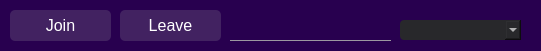
     <widget class="QFrame" name="frameGM">
      <property name="geometry">
       <rect>
        <x>40</x>
        <y>20</y>
        <width>541</width>
        <height>51</height>
       </rect>
      </property>
      <property name="styleSheet">
       <string notr="true">QFrame {
    background-color: #28004F; /* Use an even darker shade of purple */
    border-radius: 10px;
}</string>
      </property>
      <property name="frameShape">
       <enum>QFrame::StyledPanel</enum>
      </property>
      <property name="frameShadow">
       <enum>QFrame::Raised</enum>
      </property>
      <widget class="QPushButton" name="pushButtonGM_StartJoin">
       <property name="geometry">
        <rect>
         <x>10</x>
         <y>10</y>
         <width>101</width>
         <height>31</height>
        </rect>
       </property>
       <property name="font">
        <font>
         <pointsize>12</pointsize>
        </font>
       </property>
       <property name="styleSheet">
        <string notr="true">QPushButton {
    border: none; /* No border */
    border-radius: 5px; /* Rounded corners */
    background: rgba(169, 169, 169, 0.2); /* Slightly transparent background */
    padding: 5px 10px;
    color: #FFFFFF; /* White text color */
    font-size: 12pt; /* Font size */
}

QPushButton:hover {
    background: rgba(169, 169, 169, 0.3); /* Light purple background on hover */
    color: #FFFFFF; /* White text color on hover */
}
</string>
       </property>
       <property name="text">
        <string>Join</string>
       </property>
      </widget>
      <widget class="QPushButton" name="pushButtonGM_StartLeave">
       <property name="geometry">
        <rect>
         <x>120</x>
         <y>10</y>
         <width>101</width>
         <height>31</height>
        </rect>
       </property>
       <property name="font">
        <font>
         <pointsize>12</pointsize>
        </font>
       </property>
       <property name="styleSheet">
        <string notr="true">QPushButton {
    border: none; /* No border */
    border-radius: 5px; /* Rounded corners */
    background: rgba(169, 169, 169, 0.2); /* Slightly transparent background */
    padding: 5px 10px;
    color: #FFFFFF; /* White text color */
    font-size: 12pt; /* Font size */
}

QPushButton:hover {
    background: rgba(169, 169, 169, 0.3); /* Light purple background on hover */
    color: #FFFFFF; /* White text color on hover */
}
</string>
       </property>
       <property name="text">
        <string>Leave</string>
       </property>
      </widget>
      <widget class="QLineEdit" name="lineEditGM_Invite">
       <property name="geometry">
        <rect>
         <x>230</x>
         <y>10</y>
         <width>161</width>
         <height>31</height>
        </rect>
       </property>
       <property name="styleSheet">
        <string notr="true">QLineEdit {
    border: none;            /* No border */
    background: transparent; /* Transparent background */
    color: #FFF;          /* White text color */
    border-bottom: 1px solid rgba(169, 169, 169, 0.9); /* Underline effect */
}
</string>
       </property>
      </widget>
      <widget class="QComboBox" name="comboBoxGM_VerificationBypass">
       <property name="geometry">
        <rect>
         <x>400</x>
         <y>20</y>
         <width>121</width>
         <height>20</height>
        </rect>
       </property>
       <property name="styleSheet">
        <string notr="true">QComboBox {
    background-color: #28282B; /* Dark matte black background color */
    color: #ffffff;           /* White text color */
    border-radius: 4px;      /* Rounded corners with a 10px radius */
    padding: 3px;             /* Add some padding for visual spacing */
}</string>
       </property>
      </widget>
     </widget>
